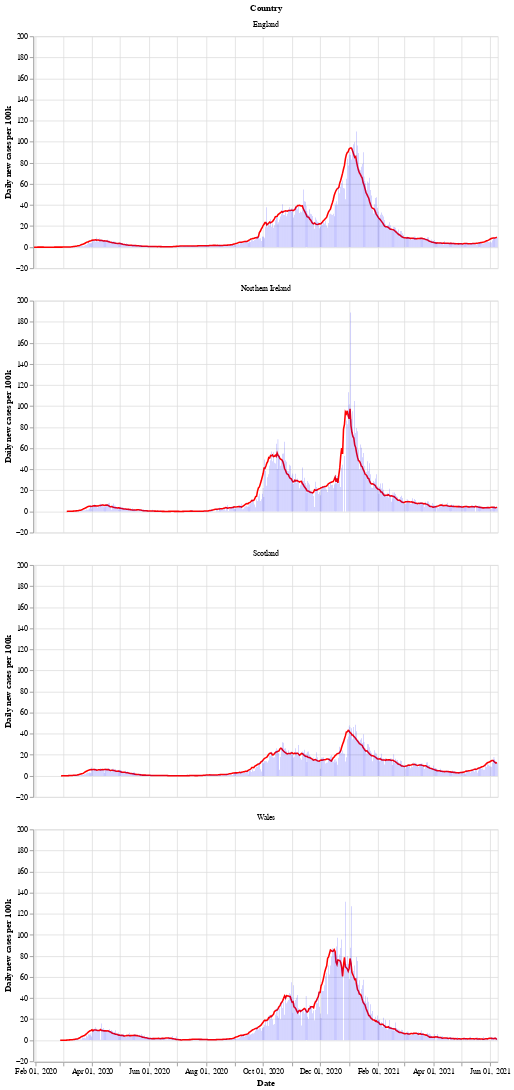

Notebook source saved alongside this figure:
### Markdown cell above
Next is a bar chart of the number of new cases in each country (per 100k population), with the 7 day moving average of cases. Again we see that Wales saw a longer period of raising and falling cases compared to the other countries.

After a period of cases falling, each nation is now seeing a rise in the number of cases - especially in Wales.

### Code cell
# collapse
bars = alt.Chart(uk_cases).mark_bar().encode(
    x=alt.X("yearmonthdate(date):T", axis=alt.Axis(title='Date')),
    y=alt.Y("newCasesRate:Q", axis=alt.Axis(title='Daily new cases per 100k')),
    tooltip='newCasesRate',
    color=alt.condition(
        alt.datum.dailyChange > 0,
        alt.value("orange"),  # The positive color
        alt.value("blue")  # The negative color
    )
).properties(title='New cases per 100k population with rolling 7 day average', width=600).interactive()
line = alt.Chart(uk_cases).mark_line(
    color='red',
    size=2,
).transform_window(
    rolling_mean='mean(newCasesRate)',
    frame=[0, 7],
    groupby=['areaName']
).encode(
    x='yearmonthdate(date):T',
    y='rolling_mean:Q'
)
alt.layer(line, bars, data=uk_cases).facet(alt.Row('areaName', title='Country'), columns=1)

### Figure 1 — Vega-Lite specification as saved in the notebook (floating-point values rounded to 4 significant figures; data arrays with more than 128 entries replaced by an {"elided": "..."} marker saying what was removed)
{"config": {"view": {"continuousWidth": 400, "continuousHeight": 300}}, "data": {"name": "data-d183ccf68328ec38642e7136403926b1"}, "facet": {"type": "nominal", "field": "areaName", "title": "Country"}, "spec": {"layer": [{"mark": {"type": "line", "color": "red", "size": 2}, "encoding": {"x": {"type": "temporal", "field": "date", "timeUnit": "yearmonthdate"}, "y": {"type": "quantitative", "field": "rolling_mean"}}, "transform": [{"window": [{"op": "mean", "field": "newCasesRate", "as": "rolling_mean"}], "frame": [0, 7], "groupby": ["areaName"]}]}, {"mark": "bar", "encoding": {"color": {"condition": {"value": "orange", "test": "(datum.dailyChange > 0)"}, "value": "blue"}, "tooltip": {"type": "quantitative", "field": "newCasesRate"}, "x": {"type": "temporal", "axis": {"title": "Date"}, "field": "date", "timeUnit": "yearmonthdate"}, "y": {"type": "quantitative", "axis": {"title": "Daily new cases per 100k"}, "field": "newCasesRate"}}, "selection": {"selector002": {"type": "interval", "bind": "scales", "encodings": ["x", "y"]}}, "title": "New cases per 100k population with rolling 7 day average", "width": 600}]}, "columns": 1, "$schema": "https://vega.github.io/schema/vega-lite/v4.8.1.json", "datasets": {"data-d183ccf68328ec38642e7136403926b1": {"elided": "1892 records"}}}
